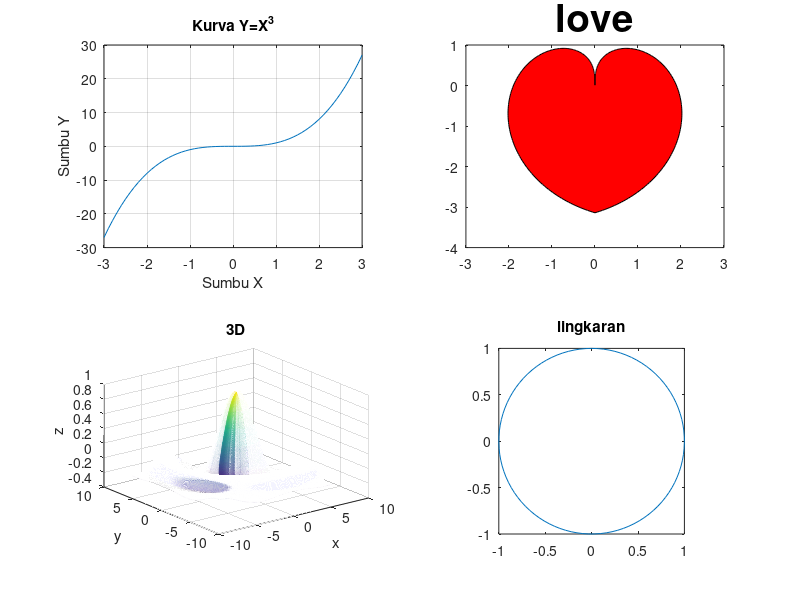

This chart was generated by the following MATLAB code:
% Nama : Berliana Andra Arianti
% NIM : 123180065

subplot(2,2,1)
    x=-3:0.1:3; 
    y=x.^3;
    plot (x,y)
    xlabel('Sumbu X'), ylabel('Sumbu Y')
    title ('Kurva Y=X^3')
    grid on

subplot(2,2,2)
  t = linspace(-pi,pi, 350);  
    X = t .* sin( pi * sin(t)./t);  
    Y = -abs(t) .* cos( pi * sin(t)./t);  
    plot(X,Y);  
    fill(X, Y, 'r');  
    set(gcf, 'Position', get(0,'Screensize'));  
    title('Love', 'FontSize', 28);  
   title ('love');

subplot(2,2,3)
    x=linspace(-10,5,2000);
    y=linspace(-10,5,2000);
    [xx,yy]=meshgrid(x,y);
    r=sqrt (xx.^2+yy.^2)+eps;
    z=sin(r)./r;
    mesh(x,y,z);
    xlabel('x'), ylabel('y'), zlabel('z');
    title ('3D');   
   
subplot(2,2,4)
    x = linspace(0,2*pi,100); 
    y1 = sin (x); 
    y2 = cos (x); 
    plot(y1, y2); 
    axis square; 
    title ('lingkaran');
    


